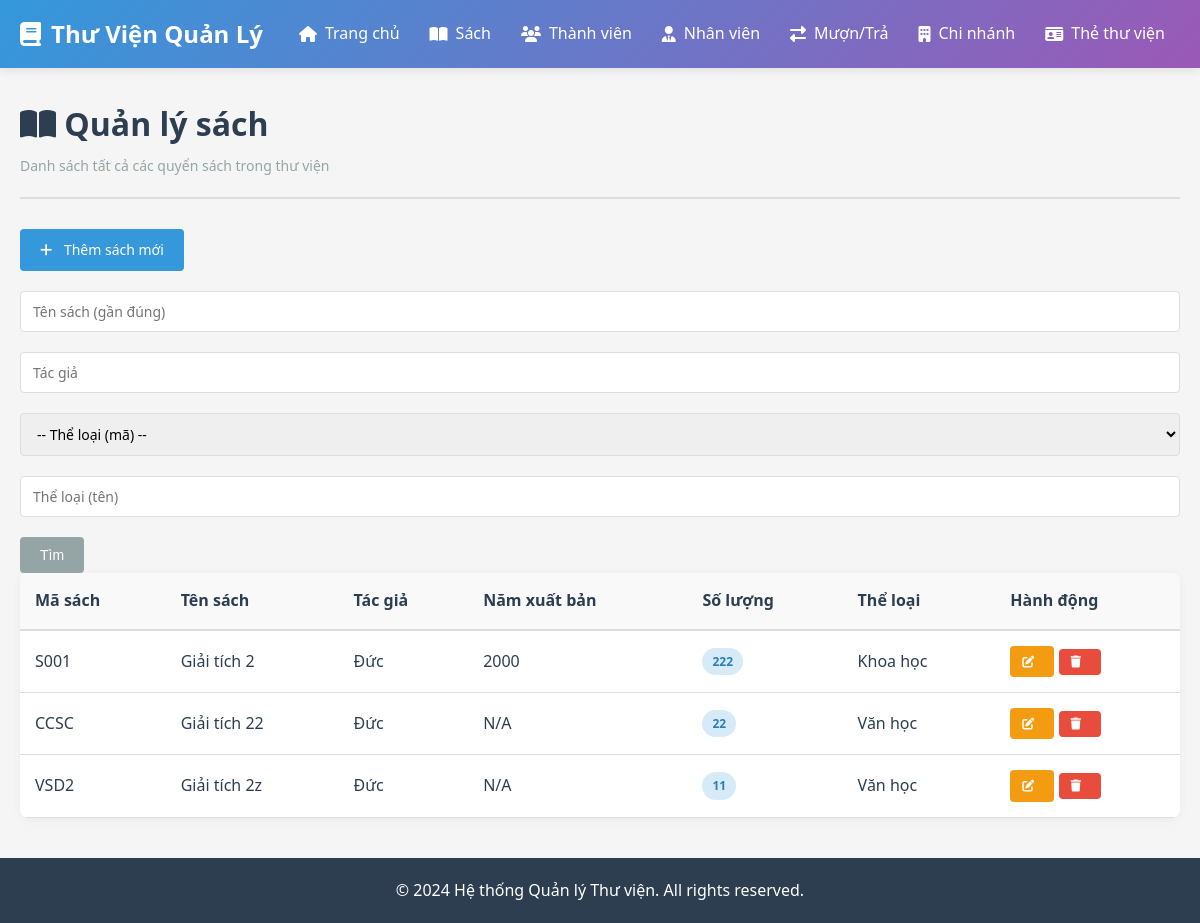
Page /sach on the earlier database version.
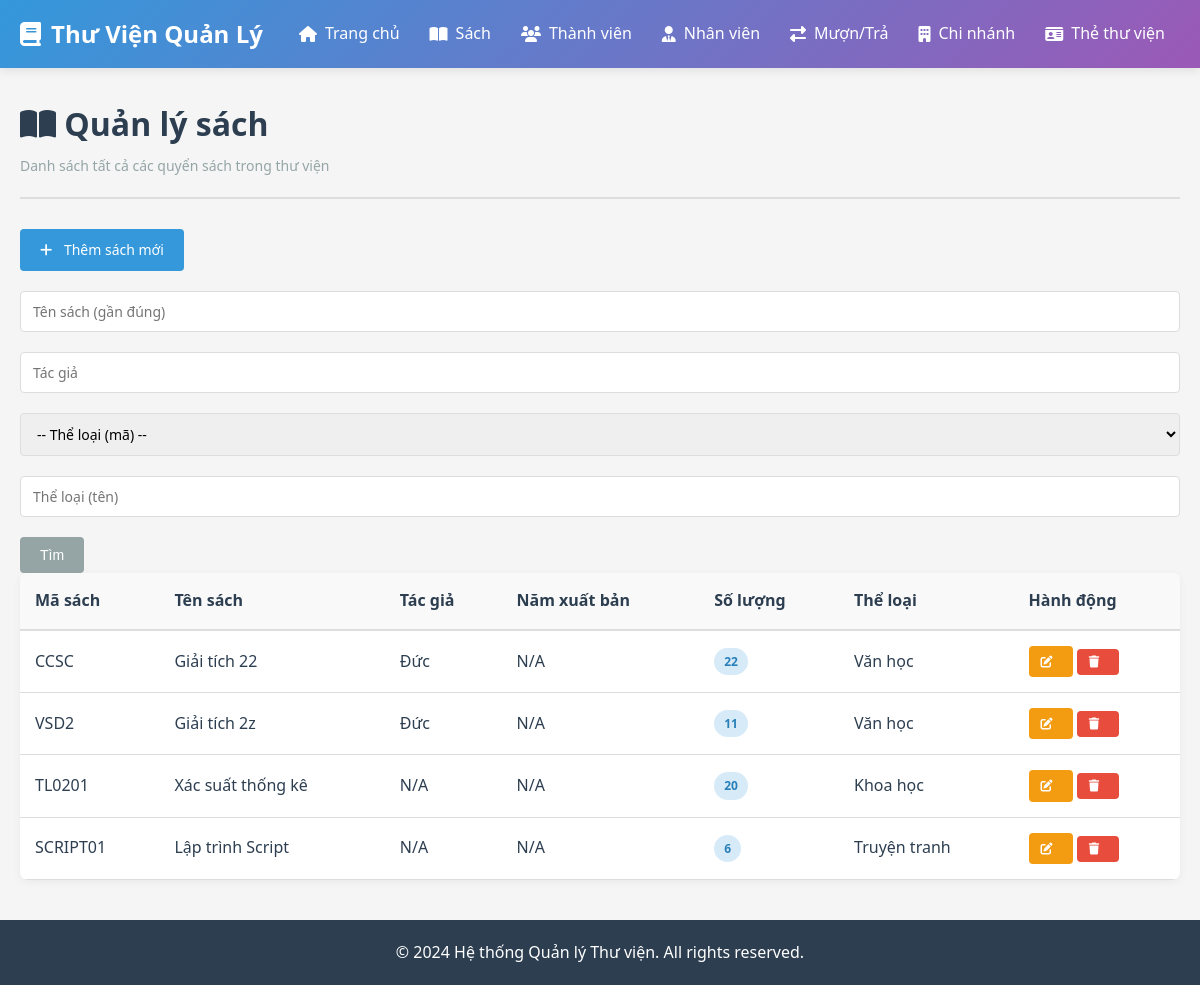
Same page on the later database version.
### app/models/__init__.py (models this page shows, shortened)
class Sach(db.Model):
    __tablename__ = 'sach'
    ma_sach = db.Column(db.String(10), primary_key=True)
    ten_sach = db.Column(db.String(200), nullable=False)
    tac_gia = db.Column(db.String(150))
    nam_xb = db.Column(db.Integer)
    nha_xb = db.Column(db.String(150))
    so_luong = db.Column(db.Integer, default=0)
    ma_tl = db.Column(db.String(10), db.ForeignKey('thai_loai.ma_tl'), nullable=False)
    ma_ncc = db.Column(db.String(10), db.ForeignKey('nha_cung_cap.ma_ncc'))
    ban_sao = db.relationship('BanSao', backref='sach', lazy=True, cascade='all, delete-orphan')

class ThaiLoai(db.Model):
    __tablename__ = 'thai_loai'
    ma_tl = db.Column(db.String(10), primary_key=True)
    ten_tl = db.Column(db.String(100), nullable=False)
    sach = db.relationship('Sach', backref='thai_loai', lazy=True, cascade='all, delete-orphan')

### app/routes/__init__.py (the view)
@bp.route('/sach')
def danh_sach_sach():
    page = request.args.get('page', 1, type=int)
    q = request.args.get('q', '').strip()            # tìm theo tên sách (gần đúng)
    tac_gia = request.args.get('tac_gia', '').strip()
    ma_tl = request.args.get('ma_tl', '').strip()
    ten_tl = request.args.get('ten_tl', '').strip()
    query = db.select(Sach)
    if ma_tl:
        query = query.where(Sach.ma_tl == ma_tl)
    if ten_tl:
        query = query.join(ThaiLoai).where(ThaiLoai.ten_tl.ilike(f"%{ten_tl}%"))
    if tac_gia:
        query = query.where(Sach.tac_gia.ilike(f"%{tac_gia}%"))
    if q:
        query = query.where(Sach.ten_sach.ilike(f"%{q}%"))
    sach = db.paginate(query, page=page, per_page=10)
    the_loai = db.session.query(ThaiLoai).all()
    filters = {'q': q, 'tac_gia': tac_gia, 'ma_tl': ma_tl, 'ten_tl': ten_tl}
    return render_template('sach/danh_sach.html', sach=sach, the_loai=the_loai, filters=filters)

### app/templates/sach/danh_sach.html (shortened to what this page needs)
{% extends "base.html" %}
{% block content %}
<div class="page-header">
    <h1><i class="fas fa-book-open"></i> Quản lý sách</h1>
    <p>Danh sách tất cả các quyển sách trong thư viện</p>
</div>
<div class="toolbar">
    <a href="{{ url_for('main.them_sach') }}" class="btn btn-primary">
        <i class="fas fa-plus"></i> Thêm sách mới
    </a>
</div>
<form method="get" class="form-inline mb-3">
    <div class="form-group mr-2">
        <input type="text" name="q" class="form-control" placeholder="Tên sách (gần đúng)" value="{{ filters.q if filters else '' }}">
    </div>
    <div class="form-group mr-2">
        <input type="text" name="tac_gia" class="form-control" placeholder="Tác giả" value="{{ filters.tac_gia if filters else '' }}">
    </div>
    <div class="form-group mr-2">
        <select name="ma_tl" class="form-control">
            <option value="">-- Thể loại (mã) --</option>
        </select>
    </div>
    <div class="form-group mr-2">
        <input type="text" name="ten_tl" class="form-control" placeholder="Thể loại (tên)" value="{{ filters.ten_tl if filters else '' }}">
    </div>
    <button type="submit" class="btn btn-secondary">Tìm</button>
</form>
<div class="table-responsive">
    <table class="table">
        <thead>
            <tr>
                <th>Mã sách</th>
                <th>Tên sách</th>
                <th>Tác giả</th>
                <th>Năm xuất bản</th>
                <th>Số lượng</th>
                <th>Thể loại</th>
                <th>Hành động</th>
            </tr>
        </thead>
        <tbody>
            {% for s in sach.items %}
            <tr>
                <td>{{ s.ma_sach }}</td>
                <td>{{ s.ten_sach }}</td>
                <td>{{ s.tac_gia or 'N/A' }}</td>
                <td>{{ s.nam_xb or 'N/A' }}</td>
                <td><span class="badge badge-info">{{ s.so_luong }}</span></td>
                <td>{{ s.thai_loai.ten_tl if s.thai_loai else 'N/A' }}</td>
                <td>
                    <a href="{{ url_for('main.sua_sach', ma_sach=s.ma_sach) }}" class="btn btn-sm btn-warning">
                        <i class="fas fa-edit"></i>
                    </a>
                    <form method="POST" action="{{ url_for('main.xoa_sach', ma_sach=s.ma_sach) }}" style="display:inline;">
                        <button type="submit" class="btn btn-sm btn-danger" onclick="return confirm('Bạn chắc chắn muốn xóa?')">
                            <i class="fas fa-trash"></i>
                        </button>
                    </form>
                </td>
            </tr>
            {% else %}
            <tr>
                <td colspan="7" class="text-center">Không có sách nào</td>
            </tr>
            {% endfor %}
        </tbody>
    </table>
</div>
{% endblock %}

### app/templates/base.html (shortened to what this page needs)
<!DOCTYPE html>
<html lang="vi">
<head>
    <link rel="stylesheet" href="{{ url_for('static', filename='css/style.css') }}">
    <link href="https://cdnjs.cloudflare.com/ajax/libs/font-awesome/6.4.0/css/all.min.css" rel="stylesheet">
</head>
<body>
    <nav class="navbar">
        <div class="navbar-container">
            <div class="navbar-brand">
                <i class="fas fa-book"></i>
                <span>Thư Viện Quản Lý</span>
            </div>
            <ul class="navbar-menu">
                <li><a href="{{ url_for('main.index') }}"><i class="fas fa-home"></i> Trang chủ</a></li>
                <li><a href="{{ url_for('main.danh_sach_sach') }}"><i class="fas fa-book-open"></i> Sách</a></li>
                <li><a href="{{ url_for('main.danh_sach_thanh_vien') }}"><i class="fas fa-users"></i> Thành viên</a></li>
                <li><a href="{{ url_for('main.danh_sach_nhan_vien') }}"><i class="fas fa-user-tie"></i> Nhân viên</a></li>
                <li><a href="{{ url_for('main.danh_sach_don_muon') }}"><i class="fas fa-exchange-alt"></i> Mượn/Trả</a></li>
                <li><a href="{{ url_for('main.danh_sach_chi_nhanh') }}"><i class="fas fa-building"></i> Chi nhánh</a></li>
                <li><a href="{{ url_for('main.danh_sach_the_thu_vien') }}"><i class="fas fa-id-card"></i> Thẻ thư viện</a></li>
            </ul>
        </div>
    </nav>
    <div class="container">
        {% block content %}{% endblock %}
    </div>
    <footer class="footer">
        <p>&copy; 2024 Hệ thống Quản lý Thư viện. All rights reserved.</p>
    </footer>
</body>
</html>

### app/static/css/style.css (style rules this page uses)
:root { --primary: #3498db; --success: #2ecc71; --danger: #e74c3c; --warning: #f39c12; --info: #9b59b6; --light: #ecf0f1; --dark: #2c3e50; --gray: #95a5a6; --border: #ddd; }
* { margin: 0; padding: 0; box-sizing: border-box; }
body { font-family: 'Segoe UI', Tahoma, Geneva, Verdana, sans-serif; background-color: #f5f5f5; color: var(--dark); line-height: 1.6; }
.navbar { background: linear-gradient(135deg, var(--primary), var(--info)); color: white; padding: 0; box-shadow: 0 2px 10px rgba(0,0,0,0.1); position: sticky; top: 0; z-index: 1000; }
.navbar-container { max-width: 1400px; margin: 0 auto; display: flex; justify-content: space-between; align-items: center; padding: 0 20px; }
.navbar-brand { font-size: 24px; font-weight: bold; display: flex; align-items: center; gap: 10px; padding: 15px 0; }
.navbar-menu { list-style: none; display: flex; gap: 0; flex-wrap: wrap; }
.navbar-menu li a { color: white; text-decoration: none; padding: 15px 15px; display: flex; align-items: center; gap: 8px; transition: background 0.3s; }
.container { max-width: 1400px; margin: 30px auto; padding: 0 20px; min-height: calc(100vh - 200px); }
.page-header { margin-bottom: 30px; padding-bottom: 20px; border-bottom: 2px solid var(--border); }
.page-header h1 { font-size: 32px; margin-bottom: 5px; color: var(--dark); }
.page-header p { color: var(--gray); font-size: 14px; }
.btn { display: inline-block; padding: 10px 20px; border: none; border-radius: 4px; cursor: pointer; text-decoration: none; font-size: 14px; transition: all 0.3s; font-weight: 500; text-align: center; }
.btn i { margin-right: 8px; }
.btn-primary { background: var(--primary); color: white; }
.btn-danger { background: var(--danger); color: white; }
.btn-warning { background: var(--warning); color: white; }
.btn-secondary { background: var(--gray); color: white; }
.btn-sm { padding: 6px 12px; font-size: 12px; }
.form-group { margin-bottom: 20px; }
.form-group input, .form-group select, .form-group textarea { width: 100%; padding: 10px 12px; border: 1px solid var(--border); border-radius: 4px; font-size: 14px; font-family: inherit; transition: border-color 0.3s; }
.table-responsive { overflow-x: auto; background: white; border-radius: 8px; box-shadow: 0 2px 10px rgba(0,0,0,0.05); margin-bottom: 20px; }
.table { width: 100%; border-collapse: collapse; margin: 0; }
.table thead { background: #f9f9f9; border-bottom: 2px solid var(--border); }
.table th { padding: 15px; text-align: left; font-weight: 600; color: var(--dark); }
.table td { padding: 15px; border-bottom: 1px solid var(--border); }
.badge { display: inline-block; padding: 4px 10px; border-radius: 20px; font-size: 12px; font-weight: 600; }
.badge-info { background: rgba(52, 152, 219, 0.2); color: #2980b9; }
.toolbar { margin-bottom: 20px; display: flex; gap: 10px; }
.footer { background: var(--dark); color: white; text-align: center; padding: 20px; margin-top: 40px; }

Differences in the rows shown:
removed Sach: ma_sach "S001", ten_sach "Giải tích 2", tac_gia "Đức", nam_xb "2000", so_luong "222", thai_loai "Khoa học"
added Sach: ma_sach "TL0201", ten_sach "Xác suất thống kê", tac_gia "N/A", nam_xb "N/A", so_luong "20", thai_loai "Khoa học"
added Sach: ma_sach "SCRIPT01", ten_sach "Lập trình Script", tac_gia "N/A", nam_xb "N/A", so_luong "6", thai_loai "Truyện tranh"
